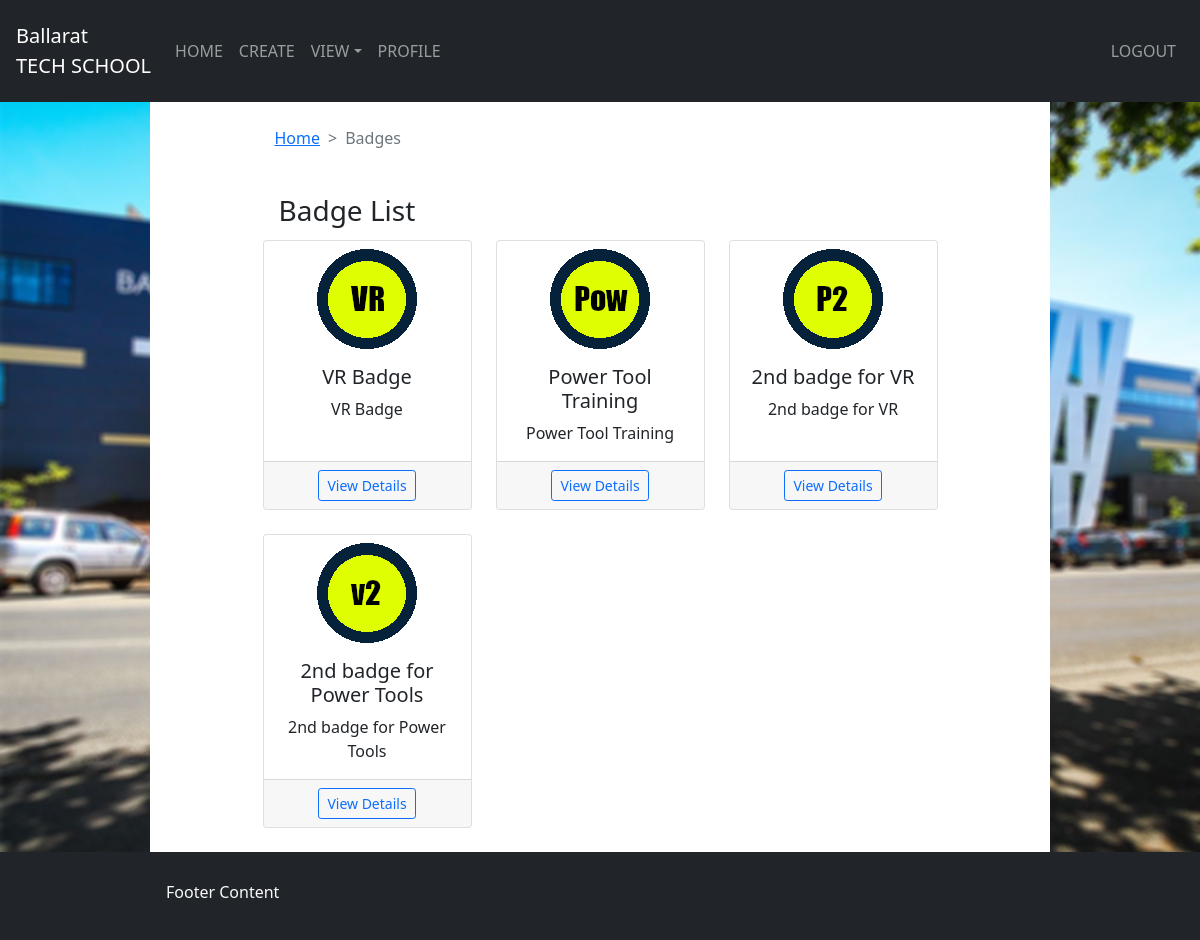
The app's page /student/badge/ (signed in) with its own data.
### badge/models.py (models this page shows)
class Badge(models.Model):
	badge_id = models.BigAutoField(primary_key=True)
	badge_title = models.TextField(max_length=200)
	badge_description = models.TextField(max_length=500)
	badge_allocated_image = models.ImageField(null=True, blank=True, upload_to="images/badges")
	badge_unallocated_image = models.ImageField(null=True, blank=True, upload_to="images/badges")
	badge_how_to_obtain = models.TextField(max_length=200, null=True, blank=True)
	badge_subject = models.ForeignKey(Subject, on_delete=models.CASCADE, default=1)

### login/decorators.py (the view)
		def wrapper_func(request, *args, **kwargs):
			if request.user.groups.all()[0].name == 'student':
				user = User.objects.get(id=request.user.id)
				current_date = datetime.date.today()
				current_report = Report.objects.get(student_id=user, report_active=True)
				if current_date > current_report.report_start_date and current_date < current_report.report_end_date:
					return view_func(request, *args, **kwargs)
				return HttpResponseRedirect("/no_report")
			return view_func(request, *args, **kwargs)

### badge/views.py (called while the page is built)
@login_required(login_url='/')																# Redirects if not logged in.
@allowed_users(allowed_roles=['student'])													# Restricted to users with 'student' role.
@active_report()																			# Verifies active report, redirects user if report is false.
def badge_list_view(request, *args, **kwargs):
	user = request.user
	alloc_list = Allocation.objects.filter(student_id=user)
	badge_list = Badge.objects.all()
	item_list = []
	for badge in badge_list:
		item_list.append({"obtained": False, "badge": badge, "alloc": None})
	for alloc in alloc_list:
		for item in item_list:
			if item['badge'].badge_id == alloc.badge_id.badge_id:
				item['obtained'] = True
				item['alloc'] = alloc
	content = {
		'item_list': item_list
	}
	return render(request, 'student_badge_list.html', content)

### templates/student_badge_list.html (shortened to what this page needs)
{% extends 'student_base.html'%}
{% block content %}
<div class="bg-white text-dark w-75">
	<div class='d-flex justify-content-center'>
		<div class="w-75 mb-3 mt-4 text-dark ">
			<div class='container'>
				<nav style="--bs-breadcrumb-divider: '>';" aria-label="breadcrumb">
					<ol class="breadcrumb">
						<li class="breadcrumb-item"><a href="/student">Home</a></li>
			    		<li class="breadcrumb-item active" aria-current="page">Badges</li>
					</ol>
				</nav>
			</div>
		</div>
	</div>
<div class='d-flex justify-content-center'>
	<div class="p-1 mt-2 w-75 text-dark">
		<div class='container'>
<h3>Badge List</h3>
    </div>
  </div>
</div>
	<div class='d-flex justify-content-center'>
		<div class="mb-4 w-75">
      {% if item_list == '' %}
				<p class="card-text text-center me-4 mb-4 mt-4">There are no badges at this time.</p>
			{% else %}
        <div class="row row-cols-1 row-cols-md-3 g-4">
          {% for item in item_list %}
            <div class="col">
              <div class="card h-100">
                {% if item.obtained == False %}
                  <img src="{{ item.badge.badge_unallocated_image.url }}" class="rounded mx-auto d-block mt-2" alt="...">
                {% else %}
                  <img src="{{ item.badge.badge_allocated_image.url }}" class="rounded mx-auto d-block mt-2" alt="...">
                {% endif %}
                <div class="card-body">
                  <h5 class="card-title text-center">{{ item.badge.badge_title }}</h5>
                  <p class="card-text text-center">{{ item.badge.badge_title }}</p>
                </div>
                <div class="card-footer text-center">
                  <a href="/student/badge/{{item.badge.badge_id}}" class="btn btn-outline-primary btn-sm">View Details</a>
                </div>
              </div>
            </div>
          {% endfor %}
        </div>
      {% endif %}
    </div>
	</div>
</div>
</div>
</div>
{% endblock %}

### records on screen
Badge: badge.badge_allocated_image (picture), badge.badge_title "VR Badge"
Badge: badge.badge_allocated_image (picture), badge.badge_title "Power Tool Training"
Badge: badge.badge_allocated_image (picture), badge.badge_title "2nd badge for VR"
Badge: badge.badge_allocated_image (picture), badge.badge_title "2nd badge for Power Tools"
